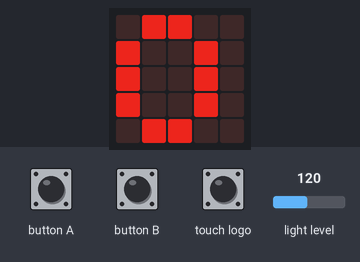
The program below on a simulated BBC micro:bit running MicroPython. On the bench: the board's 5×5 LED display. The inputs (shaded band) are chosen by the test bench; at power-on: light level 120. Dim RGB values are drawn brighter than linear.

Above: at 5.0 s.
5.1 s: button A pressed for 0.15 s
At 7.0 s:
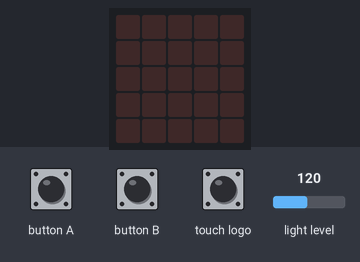
7.6 s: touch logo pressed for 0.15 s
At 8.4 s:
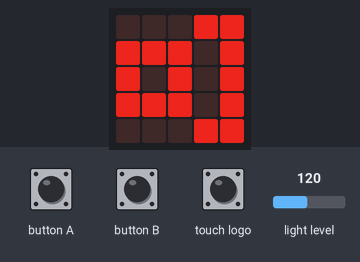
9.2 s: touch logo pressed for 1 s
At 9.35 s:
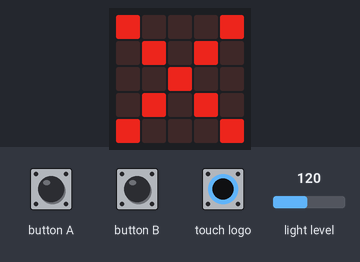
11.7 s: light level set to 5
At 13.5 s:
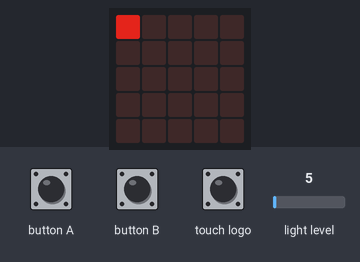
13.9 s: button B pressed for 0.15 s
At 14.6 s:
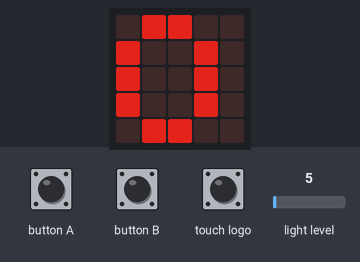
15.5 s: light level set to 128
At 16.0 s:
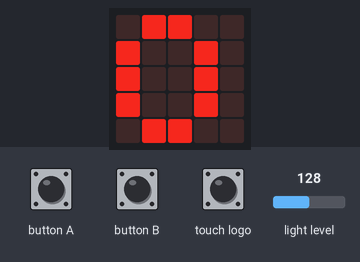
Timing chart, 0 to 18.0 s (numbered marks = the images above; inputs shaded):
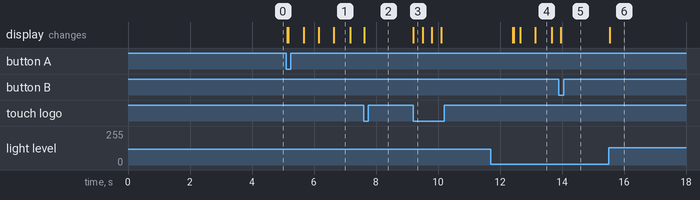

Measured:
- after the input at 5.1 s, the display: changes at once (image 1)
- after the input at 7.6 s, the display: changes at once (image 2)
- after the input at 9.2 s, the display: changes at once (image 3)
- after the input at 13.9 s, the display: changes after 0.06 s (image 5)
- after the input at 15.5 s, the display: changes at once (image 6)
- what the display in image 1 shows lasts 0.6 s, from 6.6 s to 7.2 s

The program:

micro-bit-v2.py
```python
from microbit import *
import music
import power
import time

def show(image, pixel_brightness):
    for x in range(5):
        for y in range(5):
            if image.get_pixel(x, y) > 0:
                image.set_pixel(x, y, pixel_brightness)
    display.show(image)

class State:
    sound_on_image = Image('00099:'
                           '99909:'
                           '90909:'
                           '99909:'
                           '00099')
    sound_off_image = Image('90009:'
                            '09090:'
                            '00900:'
                            '09090:'
                            '90009')

    def __init__(self, app):
        self.app = app

    def onEnter(self):
        pass

    def update(self):
        if pin_logo.is_touched():
            time_entered_ms = time.ticks_ms()
            show(self.sound_on_image if self.app.sound_on else self.sound_off_image, self.app.pixel_brightness)
            sleep(300)
            while (time.ticks_diff(time.ticks_ms(), time_entered_ms) < 2000 and
                   not button_a.was_pressed() and not button_b.was_pressed()):
                if pin_logo.is_touched():
                    self.app.sound_on = not self.app.sound_on
                    show(self.sound_on_image if self.app.sound_on else self.sound_off_image, self.app.pixel_brightness)
                    sleep(300)
                    time_entered_ms = time.ticks_ms()
            display.clear()

    def onExit(self):
        pass

class ShowNumPomodoros(State):
    pomodoro_images = [
        Image('0'), Image('1'), Image('2'), Image('3'), Image('4'),
        Image('5'), Image('6'), Image('7'), Image('8'), Image('9'),
        Image('05050:'
              '55505:'
              '05505:'
              '05505:'
              '05050'),  # 10
        Image('05005:'
              '55055:'
              '05005:'
              '05005:'
              '05005'),  # 11
        Image('05050:'
              '55505:'
              '05005:'
              '05050:'
              '05555')   # 12
    ]

    def update(self):
        super().update()
        if button_a.was_pressed():
            self.app.setState(self.app.achievingPomodoro)
            return

        if button_b.was_pressed():
            display.clear()
            power.deep_sleep(wake_on=(button_a, button_b))
            button_a.was_pressed()
            button_b.was_pressed()

        numPomodoros = self.app.numPomodoros
        if numPomodoros < len(self.pomodoro_images):
            image = self.pomodoro_images[numPomodoros]
        else:
            image = Image('00000:'
                          '05050:'
                          '50505:'
                          '05050:'
                          '00000')
        show(image, self.app.pixel_brightness)

class AchievingPomodoro(State):
    def __init__(self, app):
        super().__init__(app)
        self.pomodoro_ms = 1000 * 60 * 25
        self.time_entered_ms = 0
        self.time_paused_ms = None

    def onEnter(self):
        display.clear()
        self.time_entered_ms = time.ticks_ms()

    def update(self):
        super().update()
        if button_b.was_pressed():
            self.app.setState(self.app.showNumPomodoros)
            return

        if button_a.was_pressed():
            if self.time_paused_ms:
                paused_duration = time.ticks_diff(time.ticks_ms(), self.time_paused_ms)
                self.time_entered_ms = time.ticks_add(self.time_entered_ms, paused_duration)
                self.time_paused_ms = None
            else:
                self.time_paused_ms = time.ticks_ms()

        if self.time_paused_ms:
            return

        time_elapsed_ms = time.ticks_diff(time.ticks_ms(), self.time_entered_ms)
        if time_elapsed_ms >= self.pomodoro_ms:
            self.app.numPomodoros += 1

            if self.app.sound_on:
                speaker.on()
                music.play(music.BA_DING)
                speaker.off()

            self.app.setState(self.app.showNumPomodoros)
            return

        led_ms = self.pomodoro_ms // 25
        lit_leds = time_elapsed_ms // led_ms
        for led in range(lit_leds):
            x, y = led % 5, led // 5
            display.set_pixel(x, y, self.app.pixel_brightness)

        x, y = lit_leds % 5, lit_leds // 5
        brightness = self.app.pixel_brightness if time_elapsed_ms % 1000 < 500 else 0
        display.set_pixel(x, y, brightness)

    def onExit(self):
        self.time_paused_ms = None

class PomodoroApp:
    def __init__(self):
        self.numPomodoros = 0
        self.currentState = None
        self.pixel_brightness = 9
        self.sound_on = True

        self.showNumPomodoros = ShowNumPomodoros(self)
        self.achievingPomodoro = AchievingPomodoro(self)
        self.setState(self.showNumPomodoros)

    def setState(self, state):
        if self.currentState:
            self.currentState.onExit()

        self.currentState = state

        if state:
            state.onEnter()

    def run(self):
        set_volume(127)
        while self.currentState:
            self.pixel_brightness = scale(display.read_light_level(), from_=(0, 255), to=(6, 9))
            self.currentState.update()
            sleep(40)

app = PomodoroApp()
app.run()
```
